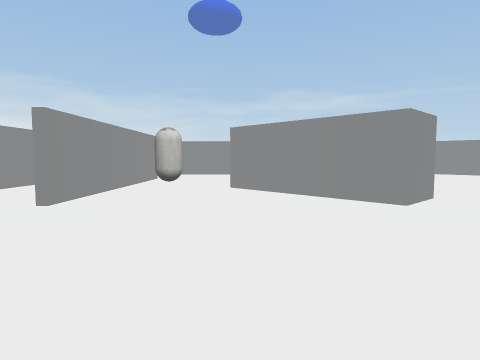
[1] (above)

24 first-person views from a walk through a scene from a Unity 3-D project. The camera is 1.3 m above the floor, tilts 4° down and sees 75° across. The floor is counted in squares, 2 m on a side. Each view is taken from the middle of a square. On the plan, view 1 faces up. The plan holds only what a view shows up to about 10 squares ahead; the rest is blank. The player character is not drawn. Surface patterns are stand-ins for the level's own textures.

[2]
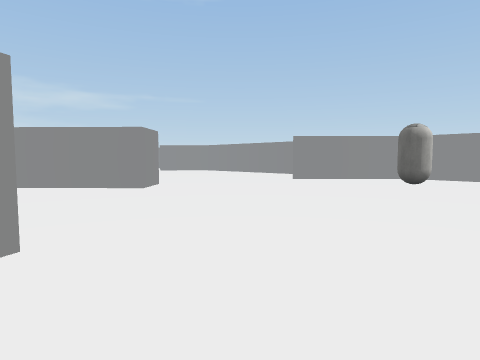

[3]
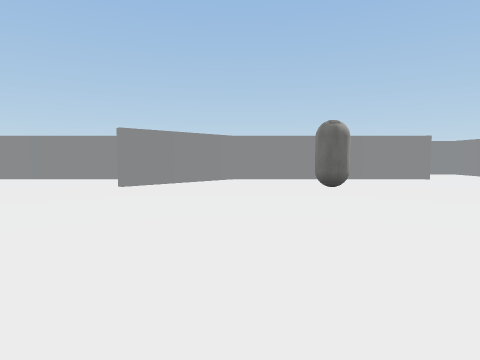

[4]
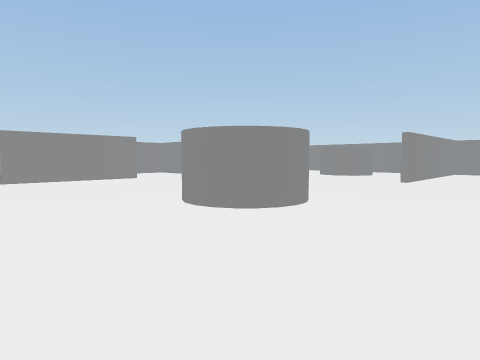

[5]
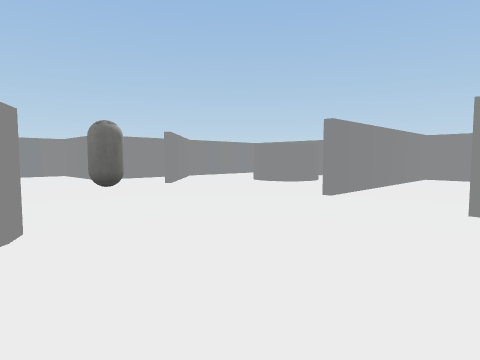

[6]
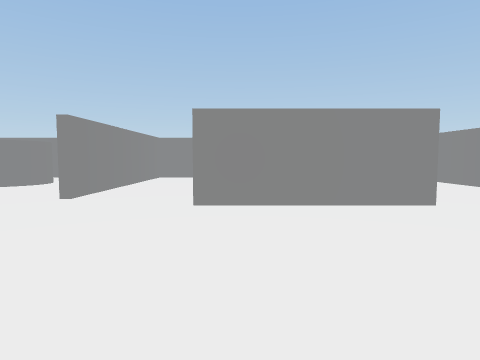

[7]
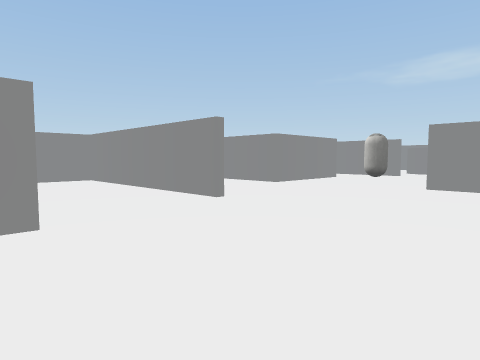

[8]
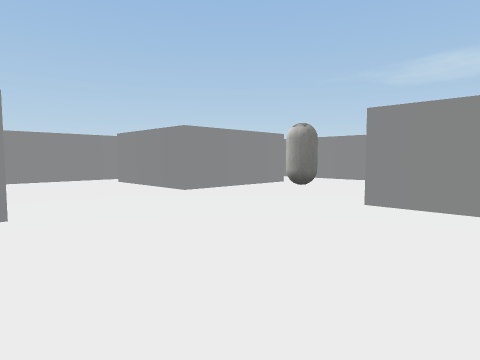

[9]
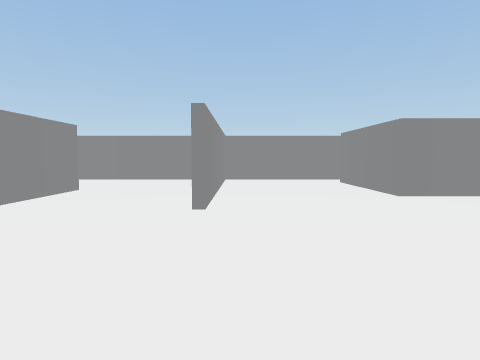

[10]
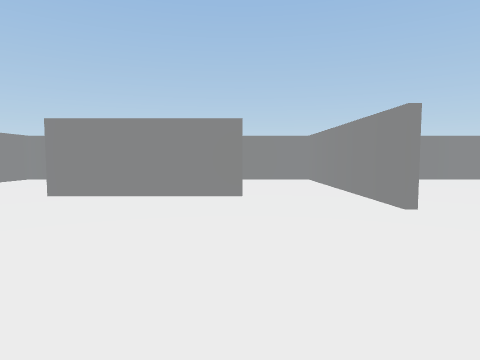

[11]
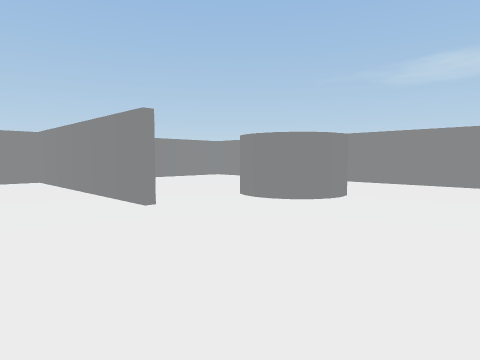

[12]
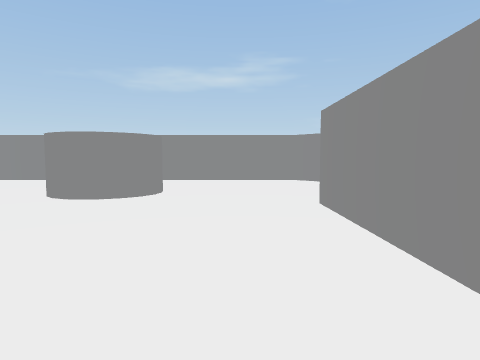

[13]
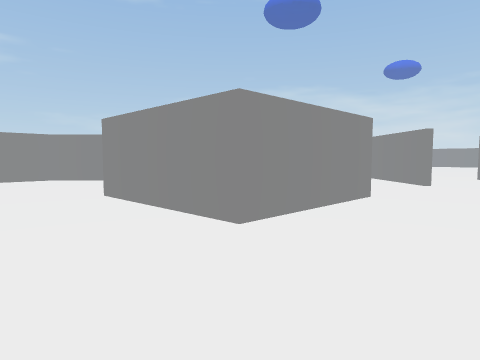

[14]
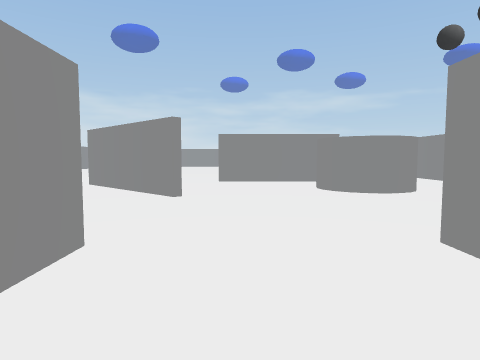

[15]
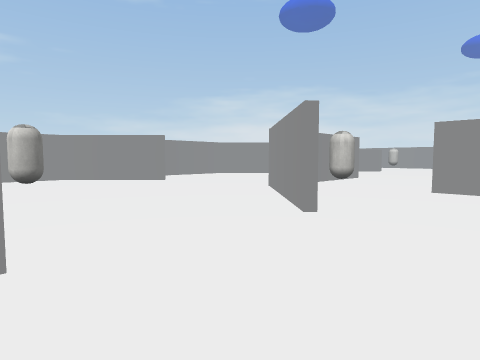

[16]
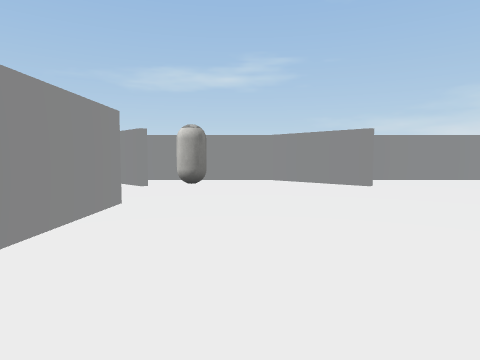

[17]
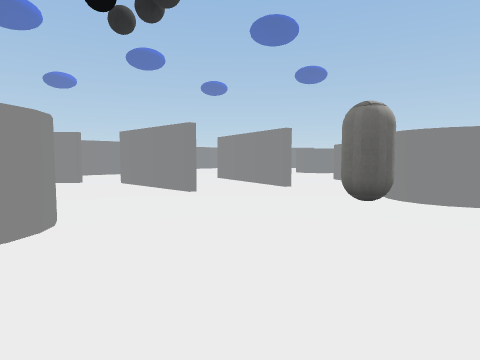

[18]
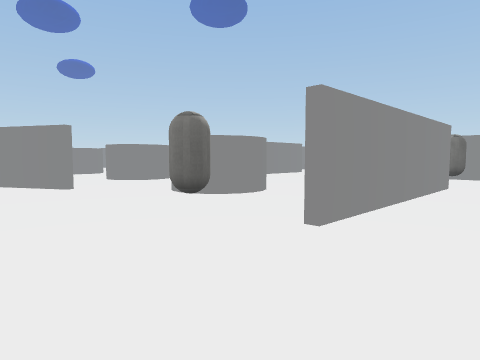

[19]
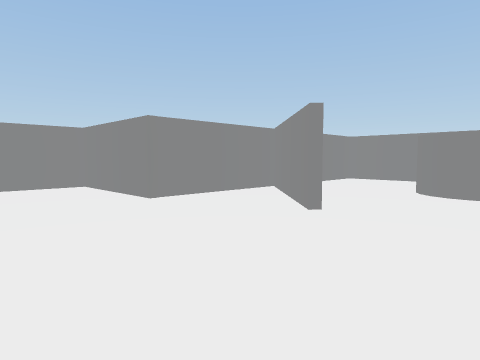

[20]
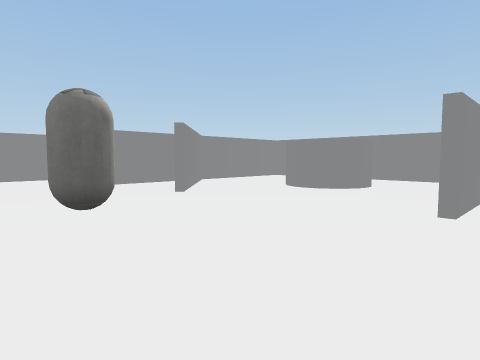

[21]
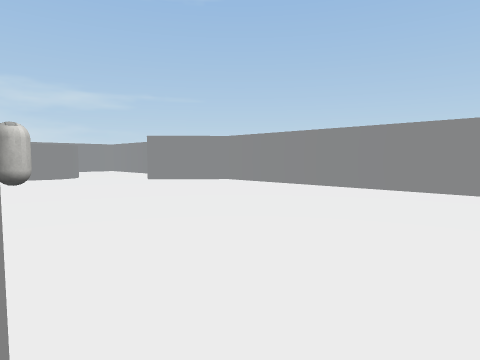

[22]
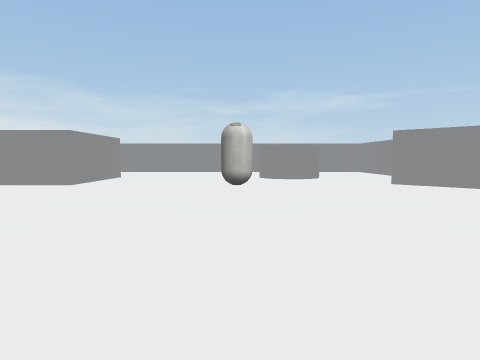

[23]
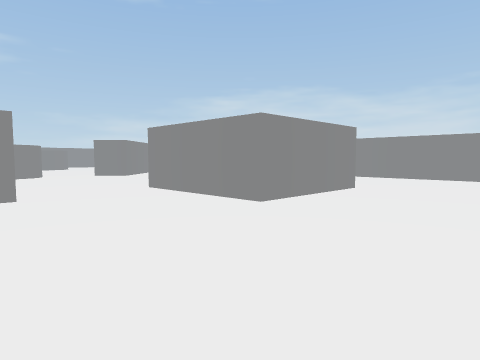

[24]
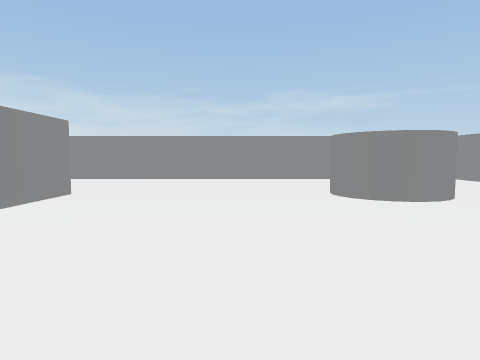

### Floor plan
Points are (right, up) in squares from view 1. A wall is a line through its corners. A room is listed if a view was taken in it or the views show most of it. See-through windows are left out.
Room 1 (views 1, 2, 3, 4, 5, 6, 7, 8, 9, 10, 11, 12, 13, 14, 15, 16, 17, 18, 19, 20, 21, 22, 23, 24)
walls: (-5.2, 4.9) (-5.2, 6.1); (-5.1, 0.9) (-2.8, 3.2); (-7.4, 2.2) (-8, 1.7) (-8.8, 1.8); (-2.7, 4.1) (-2.7, 4.9); (-7.6, 2) (-8.2, 1.7); (-8.6, 1.8) (-8.9, 1.9) (-9.2, 2.2); (-8.8, 4.7) (-11.6, 4.7); (-4, -1.1) (-0.9, 0.6); (-5, 7.6) (-5, 6.5); (-6.9, -3.8) (-7, -3.2) (-6.8, -2.7); (-12.1, 1.1) (-14.8, 3.7); (-2.6, 10) (-2.6, 4.1); (-2.5, -4) (-2.4, -3.5); (3.2, 5.1) (2.3, 4.2) (-0.2, 6.9); (-12.2, -1.6) (-12.2, -4.8) (-15.5, -4.8); (-9.3, -5.5) (-9.3, -6.9); (2.7, -3) (3, -2.7); (2.5, -3.4) (2.7, -2.9) (3.2, -2.7) (3.6, -2.6) (4.2, -2.8); (-14.5, 6.4) (-14.5, 5.5); (-9.5, -6.9) (-9.5, -1.5); (3.3, -4.6) (2.8, -4.4); (-15.5, -1.7) (-13.1, -1.7); (-2.8, -8.3) (0.7, -8.3); (-5.4, -8.9) (-5.4, -14.6); (-18.2, 3) (-20.3, 0.9) (-20.3, -2.7); (-0.1, 15.7) (-0.1, 12.5) (-3.5, 12.5); (-18.2, -2.3) (-20.3, -4.4) (-20.3, -9.1); (-2.7, -11.5) (-2.7, -9.3); (9.6, 4.6) (9.6, 11.1) (7.8, 12.8); (-14.1, -8.9) (-14.1, -13.6); (-12.1, -10.3) (-8.7, -10.3) (-8.7, -13.5); (4.6, 15.5) (4.7, 16); (-20.3, 7.1) (-20.3, 3.9); (-15.9, -8.7) (-16.1, -9.2); (6.1, 14.7) (5.5, 14.6); (-17.3, -7.5) (-16.5, -7.4) (-16.1, -7.9) (-15.9, -8.2); (7.1, -8.3) (9.6, -10.7) (9.6, -7.5) (12.5, -7.5) (12.5, -5.9); (9.6, -4.9) (9.6, 1.2) (7, 3.7); (6.5, 15.1) (6.3, 14.8) (5.7, 14.5) (5, 14.8); (5.2, -11.1) (5.9, -10.8) (6.6, -11.2); (-5.6, -14.6) (-5.6, -8.9); (4.8, -12) (4.9, -11.5); (-9.2, -14.6) (-1, -14.6); (6.5, -11.1) (6.7, -11.3) (6.9, -11.6); (5.1, -12.5) (4.9, -12.2) (4.9, -11.9); (8.4, -9.8) (7, -8.4); (1.5, -14.6) (2.7, -14.6) (2.7, -8.9); (4, -14.6) (6, -14.6); (5.9, 19.7) (-2.2, 19.7); (-20.3, -11.7) (-20.3, -13.1); (9.6, 18.5) (9.6, 19.6); (-19.4, -14.6) (-17.5, -14.6)
ways out: opening at (5.5, -13.5) to room 2; opening at (7, -11) to room 2; opening at (-13, -13); opening at (-8, -14)
objects: other object (-16, -1); other object (-13, 4); other object (-9, -8); other object (-8, -1); other object (-1, 6); other object (4, 10); other object (5, -6); other object (5, 0)
Room 2 (no view inside)
walls: (7.6, -14.6) (9.6, -14.6) (9.6, -11) (8.4, -9.8)
ways out: opening at (5.5, -13.5) to room 1; opening at (7, -11) to room 1

Where each view was taken, in squares from view 1:
view 1: 0 up, 0 right, facing up
view 2: 2 down, 1 left, facing up-right
view 3: 1 up, 0 right, facing right
view 4: 0 up, 0 right, facing down-right
view 5: 4 down, 0 right, facing down-right
view 6: 4 down, 0 right, facing down
view 7: 5 down, 2 left, facing down-left
view 8: 5 down, 5 left, facing down-left
view 9: 5 down, 6 left, facing down
view 10: 5 down, 12 left, facing down
view 11: 5 down, 12 left, facing down-left
view 12: 6 down, 11 left, facing left
view 13: 7 down, 10 left, facing up-left
view 14: 4 down, 11 left, facing up
view 15: 2 down, 10 left, facing up-left
view 16: 0 up, 11 left, facing left
view 17: 0 up, 11 left, facing right
view 18: 1 up, 11 left, facing down-right
view 19: 5 down, 5 right, facing down-right
view 20: 5 down, 2 right, facing down-right
view 21: 4 up, 3 right, facing up-right
view 22: 5 up, 4 right, facing up
view 23: 9 up, 3 right, facing up-left
view 24: 10 up, 3 right, facing up
